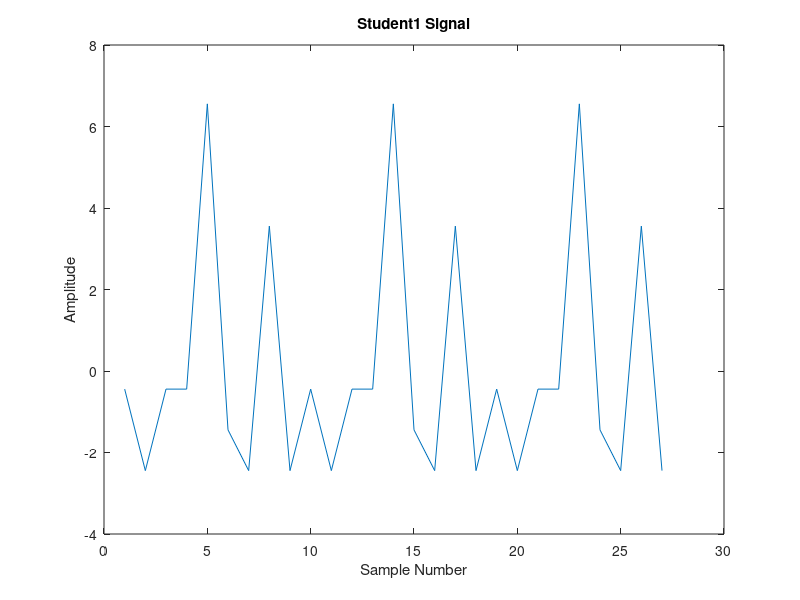
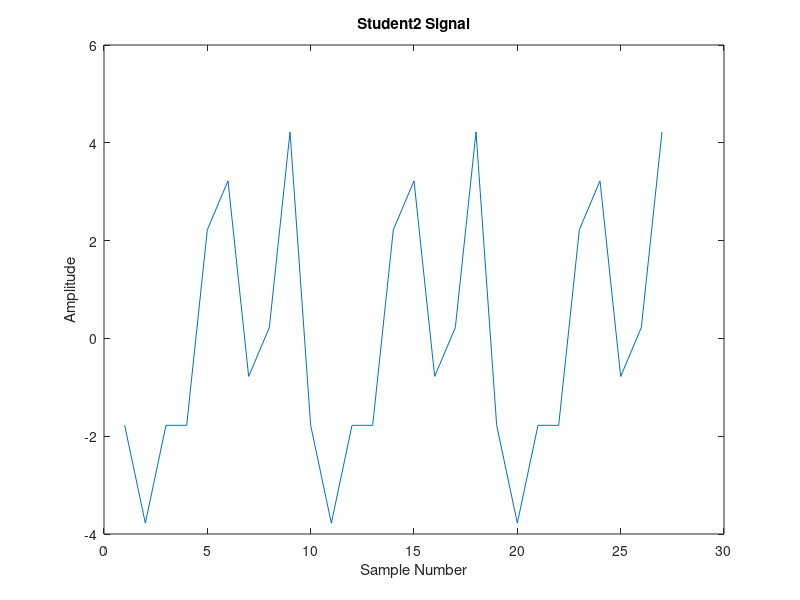
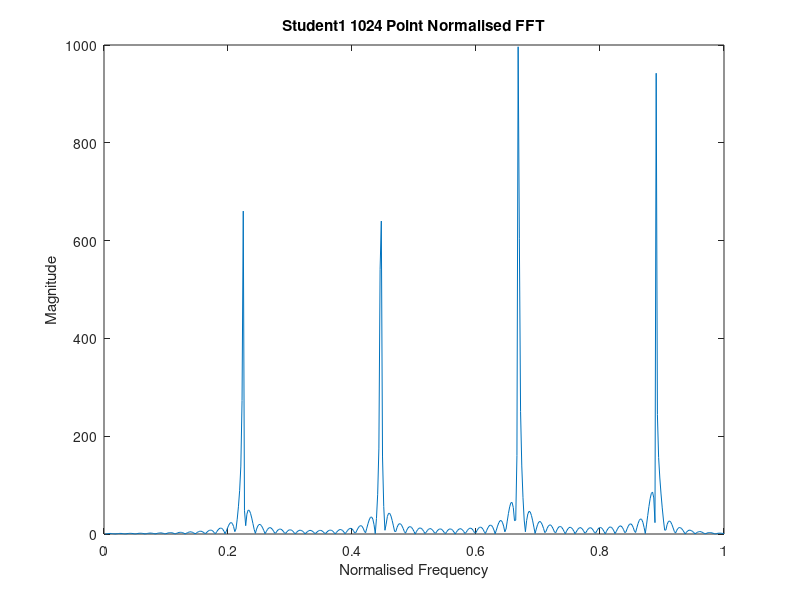
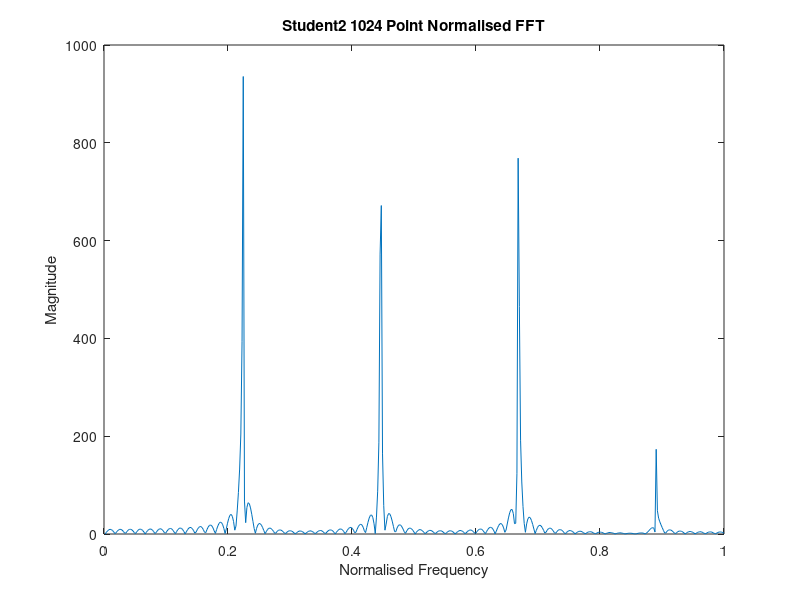

These figures' MATLAB source, in order: (Note: this script raises an error after producing the figures.)
%Student id's
student1 = single([2 0 2 2 9 1 0 6 0])
student2 = single([2 0 2 2 6 7 3 4 8])
%Signal vectors to be populated
x1 = []
x2 = []
%Next populate the signal vectors
for i = 1:100
    x1 = cat(2,x1,student1)
    x2 = cat(2,x2,student2)
end

%Cast to floats as assignment specifies floats
x1 = single(x1)
x2 = single(x2)

%Calculate avg of signals
meanX1 = mean(x1)
meanX2 = mean(x2)

%Subtract mean to produce zero-mean signals
x1 = x1 - meanX1
x2 = x2 - meanX2

fs = round((1060+7348)/2)

figure 
plot(x1(1:27))
title('Student1 Signal')
xlabel('Sample Number') 
ylabel('Amplitude')

figure 
plot(x2(1:27))
title('Student2 Signal')
xlabel('Sample Number') 
ylabel('Amplitude')

fftPoints = 1024
normalisedFreqs = [1:(fftPoints/2)]/(fftPoints/2)
x1Fft = fft(x1,fftPoints)
x2Fft = fft(x2,fftPoints)
%Remove -'ve frequencies
x1Fft = x1Fft(1:512)
x2Fft = x2Fft(1:512)

% credit to https://www.gaussianwaves.com/2014/07/how-to-plot-fft-using-matlab-fft-of-basic-signals-sine-and-cosine-waves/
figure
plot(normalisedFreqs,abs(x1Fft))
title('Student1 1024 Point Normalised FFT')
xlabel('Normalised Frequency')
ylabel('Magnitude')
%axis([0 0.5 0 1000])

figure
plot(normalisedFreqs,abs(x2Fft))
title('Student2 1024 Point Normalised FFT')
xlabel('Normalised Frequency')
ylabel('Magnitude')
%axis([0 0.5 0 1000])

[val1,ind1] = max(abs(x1Fft))
[val2,ind2] = max(abs(x2Fft))

strongestComponentFrequencyX1 = normalisedFreqs(ind1)
strongestComponentFrequencyX2 = normalisedFreqs(ind2)

%After exporting weights to Matlab workspace as Num
%keptWeights1 = Num(39:70)


%*************************************************
%===========NOW DO FIR FILTERING=============%
%*****************************************************

%thanks tohttps://uk.mathworks.com/help/matlab/data_analysis/filtering-data.html
filteredx1 = filter(weights1single,1,x1)
x1filteredFft = fft(filteredx1,fftPoints)
x1filteredFft = x1filteredFft(1:512)
figure
plot(normalisedFreqs,abs(x1filteredFft))
title('Student1 1024 Point Normalised FFT of Filtered Data')
xlabel('Normalised Frequency')
ylabel('Magnitude')
%axis([0 0.5 0 1000])

filteredx2 = filter(weights2single,1,x2)
x2filteredFft = fft(filteredx2,fftPoints)
x2filteredFft = x2filteredFft(1:512)
figure
plot(normalisedFreqs,abs(x2filteredFft))
title('Student2 1024 Point Normalised FFT of Filtered Data')
xlabel('Normalised Frequency')
ylabel('Magnitude')
%axis([0 0.5 0 1000])

